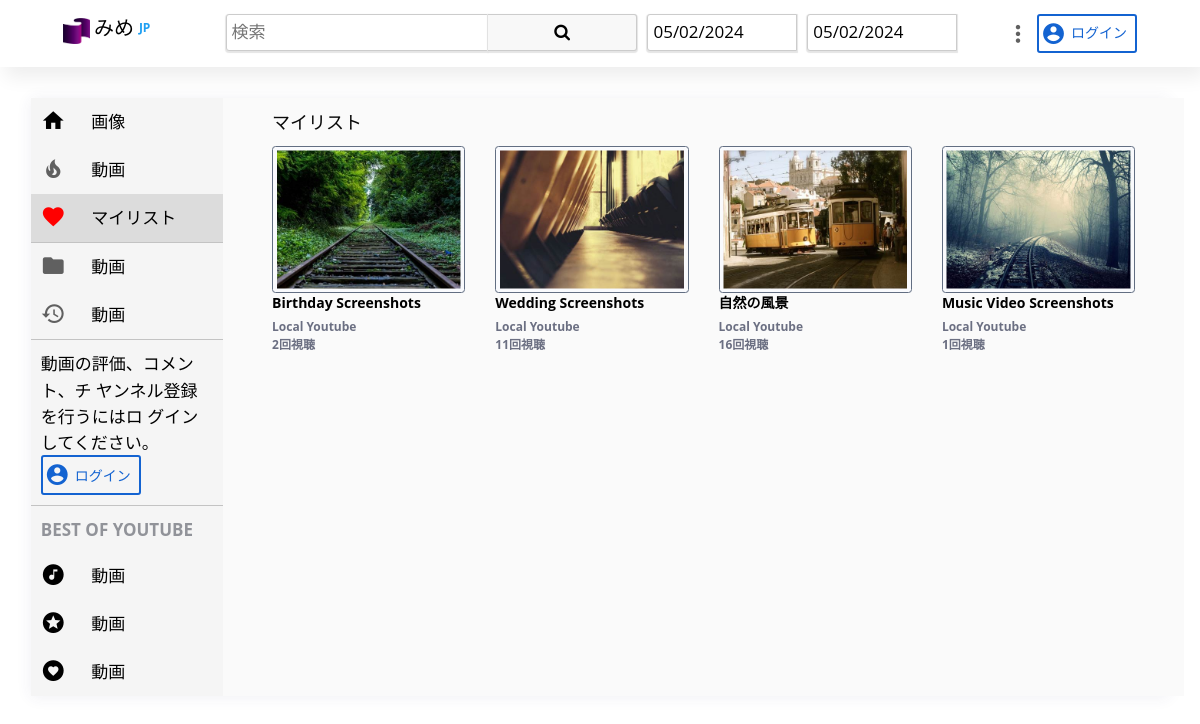
Page /index.php/front/go_mylist on the committed database.
### tables this page shows
CREATE TABLE `img_items` (
  `id` int(11) NOT NULL AUTO_INCREMENT,
  `title` varchar(40) NOT NULL,
  `category` varchar(40) NOT NULL,
  `views` int(11) NOT NULL,
  `favorite` int(11) NOT NULL,
  `media` varchar(250) DEFAULT NULL,
  `disgust` int(11) NOT NULL,
  `created_at` datetime NOT NULL,
  `is_active` tinyint(4) NOT NULL DEFAULT 1,
  `is_video` tinyint(1) DEFAULT 0,
  PRIMARY KEY (`id`)
);

### application/controllers/Front.php (called while the page is built, shortened)
<?php
class Front extends CI_Controller {
	public function __construct()
    {
        $this->load->helper('url');
        $this->load->model('General');
    }
    public function go_mylist()
	{
        $cond_active['is_active'] = 1;
        $this->load->library('session');
        $userID = $this->session->userdata('userID');
		$recommand_items = $this->General->get_recommand_items('img_items',$cond_active, 'favorite', 4);
		$items_images_arr = $this->General->get_recommand_item_images($recommand_items);
		$data['recommand_items'] = $recommand_items;
        $data['recommand_items_images'] = $items_images_arr;
        $category = $this->General->get_rows('category', $cond_active);
        $arr_mylist = $this->General->get_all('mylist', 'no');
        $cate_recom_items = array();
        $cate_recom_items_images = array();
        foreach($arr_mylist as $my_list) {
            if ($my_list)
            foreach ($category as $key => $value) {
                $cond['category'] = $value->id;
                $cond['is_active'] = 1;
                $cond['id'] = $my_list->item_id;
                $cate_recom_items[$key] = $this->General->get_cate_recommand_items('img_items', $cond, 'favorite', 20);
                $cate_recom_items_images[$key] = $this->General->get_recommand_item_images($cate_recom_items[$key]);
            }
        }
        $data['category'] = $category;
        $data['cate_recom_items'] = $cate_recom_items;
        $data['cate_recom_items_images'] = $cate_recom_items_images;
        if ($userID) {
            $user_id = array('user_id'=>1);
            $is_login = $this->General->get_row('session', $user_id);
            $data['is_login'] = $is_login->status;
            $data['userId'] = $userID;
        } else {
            $data['is_login'] = 0;
            $data['userId'] = 0;
        }
		$this->load->view('mylist', $data);
	}
}

### index.php (called while the page is built, shortened)
<?php
require_once BASEPATH.'core/CodeIgniter.php';

### application/models/General.php (called while the page is built, shortened)
<?php
class General extends CI_Model {
    function get_recommand_items($tb_name,$cond, $order, $limit) {
        $this->db->order_by($order, 'desc');
        $this->db->limit($limit);
        $query = $this->db->get_where($tb_name,$cond);
        return $query->result();
    }
    function get_cate_recommand_items($tb_name,$cond, $order) {
        $this->db->order_by($order, 'desc');
        $query = $this->db->get_where($tb_name, $cond);
        return $query->result();
    }
}
?>

### application/views/includes/header_portion.php (the view, shortened to what this page needs)
<div class="content-wrapper" style="padding: 1rem 2.2rem; box-shadow: 5px 10px 18px #eeeeee;">
    <div class="row color60">
      <div class="col-md-2" style="min-width: 180px;">
        <div class="row">
          <div class="col-sm-2">
          </div>
          <div class="col-sm-10">
            <a href="/">
                <img src="../assets/images/logo.png" style="width: 27px;">
                <span style="font-size: 20px;font-family: fantasy;color: black;">みめ</span>
                <span style="font-size: 12px;font-weight: bold;position: absolute; margin-top: 5px;margin-left: 5px;">JP</span>
            </a>
          </div>
        </div>
      </div>
      <div class="col-md-8">
        <div>
        <form class="example" action="search_key" id="search_form">
            <?php if ($is_cat == 0){?>
                <input type="text" placeholder="検索" name="search" id="search_key">
            <?php } else { foreach ($category as $cat_item) { if ($cat_item->is_active == 1) {if ($is_cat == $cat_item->id) {?>
                <input type="text" placeholder="検索" name="search" value="<?php echo $cat_item->category_name;?>" id="search_key">
            <?php } } } }?>
          <button type="submit"><i class="fa fa-search" style="color: black;"></i></button>
          <input type="text" id="datepicker_one" name="date_from" style="width: 20% !important;margin-left: 10px;">
          <input type="text" id="datepicker_two" name="date_end" style="width: 20% !important;margin-left: 10px;">
        </form>
        </div>
        </div>
      <div class="col-md-2">
        <div class="row">
          <div class="col-sm-2 btn-pointer">
            <span class="mdi mdi-dots-vertical" style="font-size: 27px;"></span>
          </div>
          <div class="col-sm-4">
              <?php if ($is_login == 0) {?>
            <div class="login-btn" onclick="go_login();">
                <div style="float: left;margin-top: -3px;">
                  <span class="mdi mdi-account-circle" style="font-size: 25px;"></span>
                </div>
                <div style="float: left;margin-top: 5px;margin-left: 5px;">
                  <span style="font-size: 14px;">ログイン</span>
                </div>
            </div>
              <?php }?>
          </div>
        </div>
      </div>
    </div>
</div>

### application/views/mylist.php (shortened to what this page needs)
<!doctype html>
<html class="no-js" lang="en">
<head>
    <link rel="stylesheet" type="text/css" href="../assets/css/vendors.css">
    <link rel="stylesheet" type="text/css" href="../assets/css/photo-swipe/photoswipe.css">
    <link rel="stylesheet" type="text/css" href="../assets/css/photo-swipe/default-skin/default-skin.css">
    <link rel="stylesheet" type="text/css" href="../assets/css/app.css">
    <link rel="stylesheet" type="text/css" href="../assets/css/core/colors/palette-gradient.css">
    <link rel="stylesheet" type="text/css" href="../assets/css/pages/gallery.css">
    <link rel="stylesheet" type="text/css" href="../assets/css/style.css">
    <link href="../assets/css/mdi-icons/css/materialdesignicons.min.css" media="all" rel="stylesheet" type="text/css" />
    <link rel="stylesheet" href="https://cdnjs.cloudflare.com/ajax/libs/font-awesome/4.7.0/css/font-awesome.min.css">
    <link rel="stylesheet" href="//code.jquery.com/ui/1.12.1/themes/base/jquery-ui.css">
</head>
<body style="background: #ffffff;">
  <div class="app-content content">
    <?php defined('BASEPATH') OR exit('No direct script access allowed');
     $this->load->view('includes/header_portion'); ?>
    <div class="content-wrapper">
      <div class="content-body">
        <section id="image-gallery" class="card">
          <div class="card-content">
            <div class="card-body  my-gallery p-0">
              <div class="row ml-0">
                <div class="col-2 ml-0" style="background-color: #F5F5F5;">
                  <div class="row">
                    <div class="sel-item" onclick="select_img()">
                      <div class="row">
                        <div class="col-sm-3">
                          <span class="mdi mdi-home" style="font-size: 25px;line-height: 25px;"></span>
                        </div>
                        <div class="col-sm-9" style="text-align: left;">
                          <span style="font-size: 17px;line-height: 25px;">画像</span>
                        </div>
                      </div>
                    </div>
                  </div>
                  <div class="row">
                    <div class="sel-item" onclick="select_video()" style="">
                      <div class="row">
                        <div class="col-sm-3">
                          <span class="mdi mdi-fire" style="color: #606060;font-size: 25px;line-height: 25px;"></span>
                        </div>
                        <div class="col-sm-9" style="text-align: left;">
                          <span style="font-size: 17px;line-height: 25px;">動画</span>
                        </div>
                      </div>
                    </div>
                  </div>
                  <div class="row">
                    <div class="sel-item active" onclick="select_mylist()" style="border-bottom: 1px solid #c3c3c3;">
                      <div class="row">
                        <div class="col-sm-3">
                          <span class="mdi mdi-heart" style="color: red; font-size: 25px;line-height: 25px;"></span>
                        </div>
                        <div class="col-sm-9" style="text-align: left;">
                          <span style="font-size: 17px;line-height: 25px;">マイリスト</span>
                        </div>
                      </div>
                    </div>
                  </div>
                  <div class="row">
                    <div class="sel-item" onclick="select_video()" style="">
                      <div class="row">
                        <div class="col-sm-3">
                          <span class="mdi mdi-folder" style="color: #606060;font-size: 25px;line-height: 25px;"></span>
                        </div>
                        <div class="col-sm-9" style="text-align: left;">
                          <span style="font-size: 17px;line-height: 25px;">動画</span>
                        </div>
                      </div>
                    </div>
                  </div>
                  <div class="row">
                    <div class="sel-item" onclick="select_video()" style="border-bottom: 1px solid #c3c3c3;">
                      <div class="row">
                        <div class="col-sm-3">
                          <span class="mdi mdi-restore-clock" style="color: #606060;font-size: 25px;line-height: 25px;"></span>
                        </div>
                        <div class="col-sm-9" style="text-align: left;">
                          <span style="font-size: 17px;line-height: 25px;">動画</span>
                        </div>
                      </div>
                    </div>
                  </div>
                  <div class="row">
                    <div class="txtandlogin">
                      <span style="font-size: 17px;line-height: 25px;">動画の評価、コメント、チ ヤンネル登録を行うにはロ グインしてください。</span>
                      <br>
                      <div class="login-btn" style="height: 40px;">
                          <?php if ($is_login == 0) {?>
                          <div style="float: left;margin-top: -3px;">
                            <span class="mdi mdi-account-circle" style="font-size: 25px;"></span>
                          </div>
                          <div style="float: left;margin-top: 2px;margin-left: 5px;" onclick="go_login();">
                            <span style="font-size: 14px;">ログイン</span>
                          </div>
                          <?php }?>
                      </div>
                    </div>
                  </div>
                  <div class="row">
                    <div class="txtandlogin" style="text-align: left;border: none;">
                      <div class="row">
                        <div class="col-sm-12" style="text-align: left;">
                          <span style="font-size: 17px;line-height: 25px;font-weight: bold;color: #919399;">BEST OF YOUTUBE</span>
                        </div>
                      </div>
                    </div>
                  </div>
                  <div class="row">
                    <div class="sel-item" onclick="select_video()">
                      <div class="row">
                        <div class="col-sm-3">
                          <span class="mdi mdi-music-circle" style="color: black;font-size: 25px;line-height: 25px;"></span>
                        </div>
                        <div class="col-sm-9" style="text-align: left;">
                          <span style="font-size: 17px;line-height: 25px;">動画</span>
                        </div>
                      </div>
                    </div>
                  </div>
                  <div class="row">
                    <div class="sel-item" onclick="select_video()">
                      <div class="row">
                        <div class="col-sm-3">
                          <span class="mdi mdi-star-circle" style="color: black;font-size: 25px;line-height: 25px;"></span>
                        </div>
                        <div class="col-sm-9" style="text-align: left;">
                          <span style="font-size: 17px;line-height: 25px;">動画</span>
                        </div>
                      </div>
                    </div>
                  </div>
                  <div class="row">
                    <div class="sel-item" onclick="select_video()">
                      <div class="row">
                        <div class="col-sm-3">
                          <span class="mdi mdi-heart-circle" style="color: black;font-size: 25px;line-height: 25px;"></span>
                        </div>
                        <div class="col-sm-9" style="text-align: left;">
                          <span style="font-size: 17px;line-height: 25px;">動画</span>
                        </div>
                      </div>
                    </div>
                  </div>
                </div>
                <div class="col-10 pl-4 pr-4 pt-0" style="background-color: #FAFAFA;">
                  <div class="row intro-title">
                    <span>マイリスト</span>&nbsp;&nbsp;&nbsp;
                  </div>
                  <div class="row">
                    <?php if (isset($recommand_items)) {
                     foreach ($recommand_items as $key => $item) {
                     ?>
                    <div class="col-lg-3 col-md-6 col-12 mb-1" itemprop="associatedMedia" itemscope itemtype="http://schema.org/ImageObject">
                      <a href="<?php echo base_url ('Front/go_playback?item_id='.$item->id)?>" itemprop="contentUrl" data-size="480x360">
                          <img class="img-thumbnail img-fluid" src="../uploads/images/<?php echo $recommand_items_images[$key];?>" itemprop="thumbnail" alt="Image description" />
                      </a>
                      <p class="p-0 m-0" style="font-weight: bold;color: black;"><?php echo $item->title;?></p>
                      <p class="m-0" style="padding-top: 5px;font-weight: bold;font-size: 12px;">Local Youtube</p>
                      <?php if($item->views > 0){?>
                      <p class="p-0 m-0" style="font-weight: bold;font-size: 12px;"><?php echo $item->views;?>回視聴</p>
                      <?php } ?>
                    </div>
                    <?php } } ?>
                  </div>
                </div>
              </div>
            </div>
          </div>
        </section>
      </div>
    </div>
  </div>
</body>
</html>

### assets/css/style.css (style rules this page uses)
.btn-pointer { cursor: pointer; }
.login-btn { width: 100%; height: 100%; max-width: 100px; min-width: 100px; padding: 2px; border: 2px solid #1363D1; border-radius: 3px; color: #1363D1; cursor: pointer; }
.txtandlogin { text-align: center; width: 100%; padding: 10px; font-size: 18px; color: black; text-align: left; border-bottom: 1px solid #c3c3c3; }
.sel-item { text-align: center; width: 100%; padding: 10px; font-size: 18px; color: black; cursor: pointer; }
.active { background-color: #DCDCDC; }
.intro-title { width: 100%; padding: 15px; font-size: 18px; line-height: 18px; color: #0A0A0A; }
.color60 { color: #606060; }
form.example input[type=text] { padding: 5px; font-size: 17px; border: 1px solid #CCCCCC; float: left; width: 80%; background: #ffffff; border-top-left-radius: 3px; border-bottom-left-radius: 3px; box-shadow:0px 1px 1px 1px #e5e5e5; }
form.example button { float: left; width: 20%; padding: 5px; background: #F8F8F8; color: white; font-size: 17px; border: 1px solid #CCCCCC; border-left: none; cursor: pointer; border-top-right-radius: 3px; border-bottom-right-radius: 3px; box-shadow:0px 1px 1px 1px #e5e5e5; }
form.example::after { content: ""; clear: both; display: table; }

### application/views/mylist.php (style rules this page uses)
form.example input[type=text] { width: 35% !important; }

### rows in the picture
img_items: shows a picture, title "Birthday Screenshots", views "2"
img_items: shows a picture, title "Wedding Screenshots", views "11"
img_items: shows a picture, title "自然の風景", views "16"
img_items: shows a picture, title "Music Video Screenshots", views "1"
